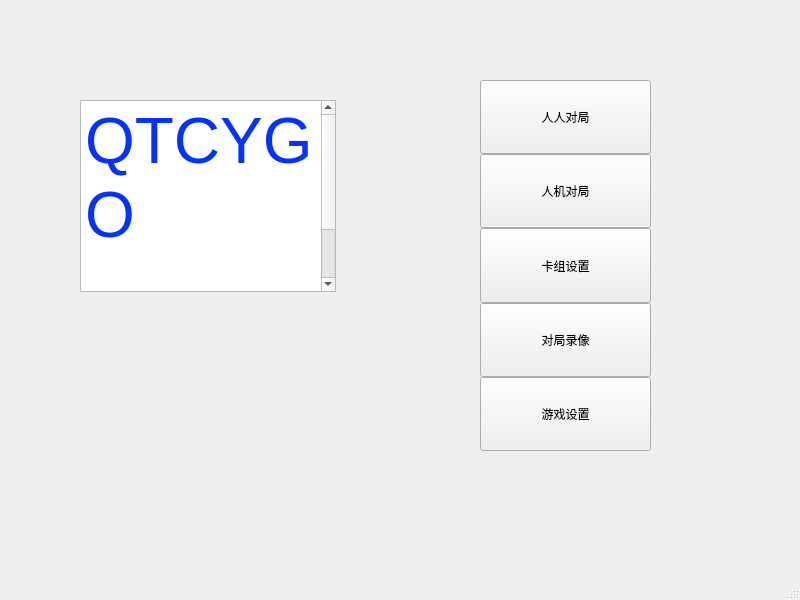
<?xml version="1.0" encoding="UTF-8"?>
<ui version="4.0">
 <class>MainWindow</class>
 <widget class="QMainWindow" name="MainWindow">
  <property name="geometry">
   <rect>
    <x>0</x>
    <y>0</y>
    <width>800</width>
    <height>600</height>
   </rect>
  </property>
  <property name="windowTitle">
   <string>MainWindow</string>
  </property>
  <widget class="QWidget" name="centralwidget">
   <widget class="QTextBrowser" name="textBrowser">
    <property name="geometry">
     <rect>
      <x>80</x>
      <y>100</y>
      <width>256</width>
      <height>192</height>
     </rect>
    </property>
    <property name="html">
     <string>&lt;!DOCTYPE HTML PUBLIC &quot;-//W3C//DTD HTML 4.0//EN&quot; &quot;http://www.w3.org/TR/REC-html40/strict.dtd&quot;&gt;
&lt;html&gt;&lt;head&gt;&lt;meta name=&quot;qrichtext&quot; content=&quot;1&quot; /&gt;&lt;meta charset=&quot;utf-8&quot; /&gt;&lt;style type=&quot;text/css&quot;&gt;
p, li { white-space: pre-wrap; }
hr { height: 1px; border-width: 0; }
li.unchecked::marker { content: &quot;\2610&quot;; }
li.checked::marker { content: &quot;\2612&quot;; }
&lt;/style&gt;&lt;/head&gt;&lt;body style=&quot; font-family:'.AppleSystemUIFont'; font-size:13pt; font-weight:400; font-style:normal;&quot;&gt;
&lt;p style=&quot; margin-top:0px; margin-bottom:0px; margin-left:0px; margin-right:0px; -qt-block-indent:0; text-indent:0px;&quot;&gt;&lt;span style=&quot; font-size:48pt; color:#0433ff;&quot;&gt;QTCYGO&lt;/span&gt;&lt;/p&gt;
&lt;p style=&quot;-qt-paragraph-type:empty; margin-top:0px; margin-bottom:0px; margin-left:0px; margin-right:0px; -qt-block-indent:0; text-indent:0px; font-size:48pt; color:#0433ff;&quot;&gt;&lt;br /&gt;&lt;/p&gt;
&lt;p style=&quot;-qt-paragraph-type:empty; margin-top:0px; margin-bottom:0px; margin-left:0px; margin-right:0px; -qt-block-indent:0; text-indent:0px;&quot;&gt;&lt;br /&gt;&lt;/p&gt;
&lt;p style=&quot; margin-top:0px; margin-bottom:0px; margin-left:0px; margin-right:0px; -qt-block-indent:0; text-indent:0px;&quot;&gt;&lt;span style=&quot; font-weight:700; color:#ff2600;&quot;&gt;Beta 0.0.0&lt;/span&gt;&lt;/p&gt;&lt;/body&gt;&lt;/html&gt;</string>
    </property>
   </widget>
   <widget class="QWidget" name="">
    <property name="geometry">
     <rect>
      <x>480</x>
      <y>80</y>
      <width>171</width>
      <height>371</height>
     </rect>
    </property>
    <layout class="QVBoxLayout" name="verticalLayout" stretch="1,1,1,1,1">
     <property name="spacing">
      <number>0</number>
     </property>
     <property name="sizeConstraint">
      <enum>QLayout::SetDefaultConstraint</enum>
     </property>
     <property name="bottomMargin">
      <number>0</number>
     </property>
     <item>
      <widget class="QPushButton" name="HumanHumanButton">
       <property name="sizePolicy">
        <sizepolicy hsizetype="Minimum" vsizetype="MinimumExpanding">
         <horstretch>0</horstretch>
         <verstretch>0</verstretch>
        </sizepolicy>
       </property>
       <property name="text">
        <string>人人对局</string>
       </property>
      </widget>
     </item>
     <item>
      <widget class="QPushButton" name="HumanBotButton">
       <property name="sizePolicy">
        <sizepolicy hsizetype="Minimum" vsizetype="Preferred">
         <horstretch>0</horstretch>
         <verstretch>1</verstretch>
        </sizepolicy>
       </property>
       <property name="text">
        <string>人机对局</string>
       </property>
      </widget>
     </item>
     <item>
      <widget class="QPushButton" name="Cardsetting">
       <property name="sizePolicy">
        <sizepolicy hsizetype="Minimum" vsizetype="Expanding">
         <horstretch>0</horstretch>
         <verstretch>0</verstretch>
        </sizepolicy>
       </property>
       <property name="text">
        <string>卡组设置</string>
       </property>
      </widget>
     </item>
     <item>
      <widget class="QPushButton" name="Videosetting">
       <property name="sizePolicy">
        <sizepolicy hsizetype="Minimum" vsizetype="Expanding">
         <horstretch>0</horstretch>
         <verstretch>0</verstretch>
        </sizepolicy>
       </property>
       <property name="text">
        <string>对局录像</string>
       </property>
      </widget>
     </item>
     <item>
      <widget class="QPushButton" name="Gamesetting">
       <property name="sizePolicy">
        <sizepolicy hsizetype="Minimum" vsizetype="Expanding">
         <horstretch>0</horstretch>
         <verstretch>0</verstretch>
        </sizepolicy>
       </property>
       <property name="text">
        <string>游戏设置</string>
       </property>
      </widget>
     </item>
    </layout>
   </widget>
  </widget>
  <widget class="QMenuBar" name="menubar">
   <property name="geometry">
    <rect>
     <x>0</x>
     <y>0</y>
     <width>800</width>
     <height>22</height>
    </rect>
   </property>
  </widget>
  <widget class="QStatusBar" name="statusbar"/>
 </widget>
 <resources/>
 <connections/>
</ui>
